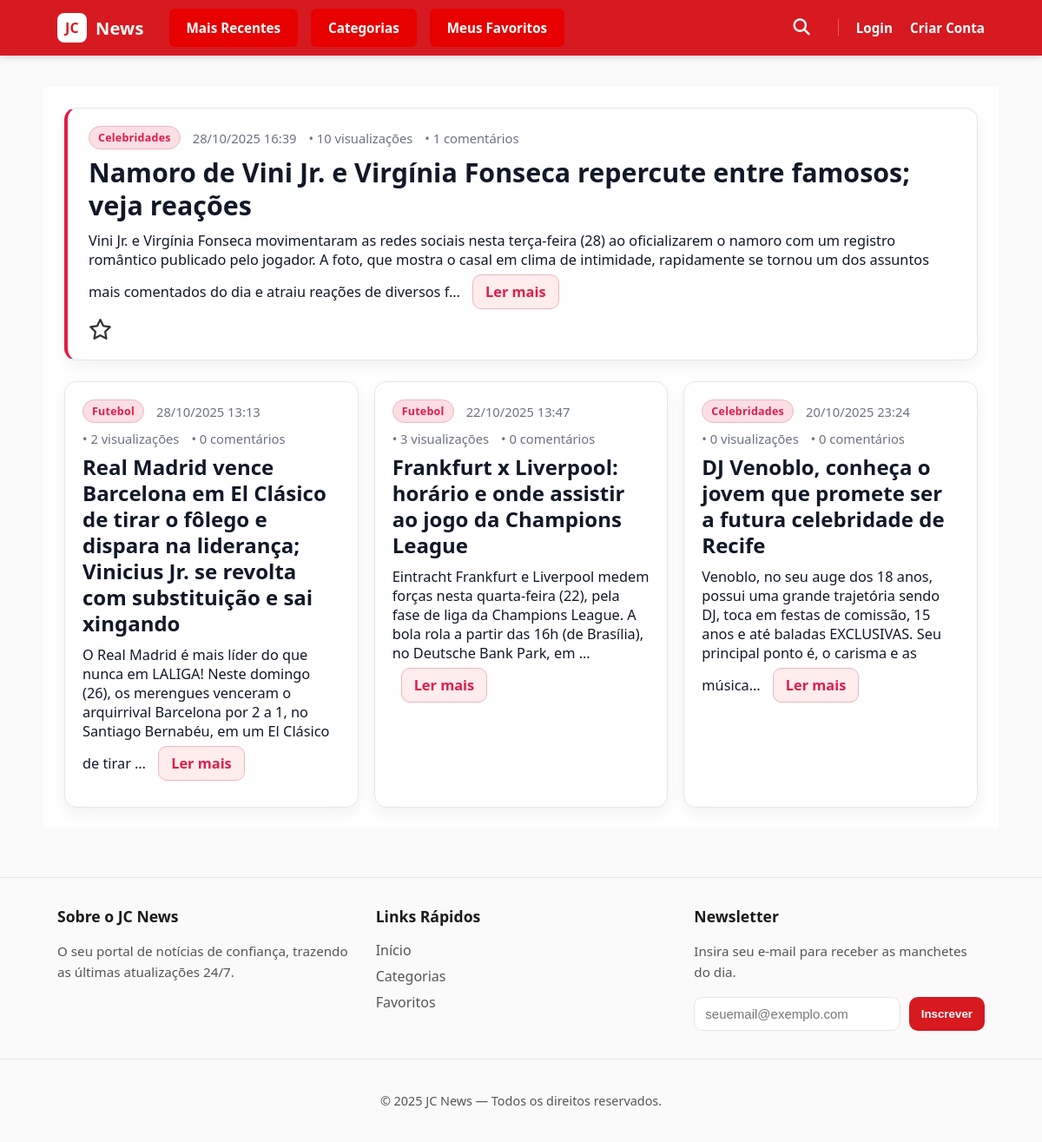
The app's page /, older data.
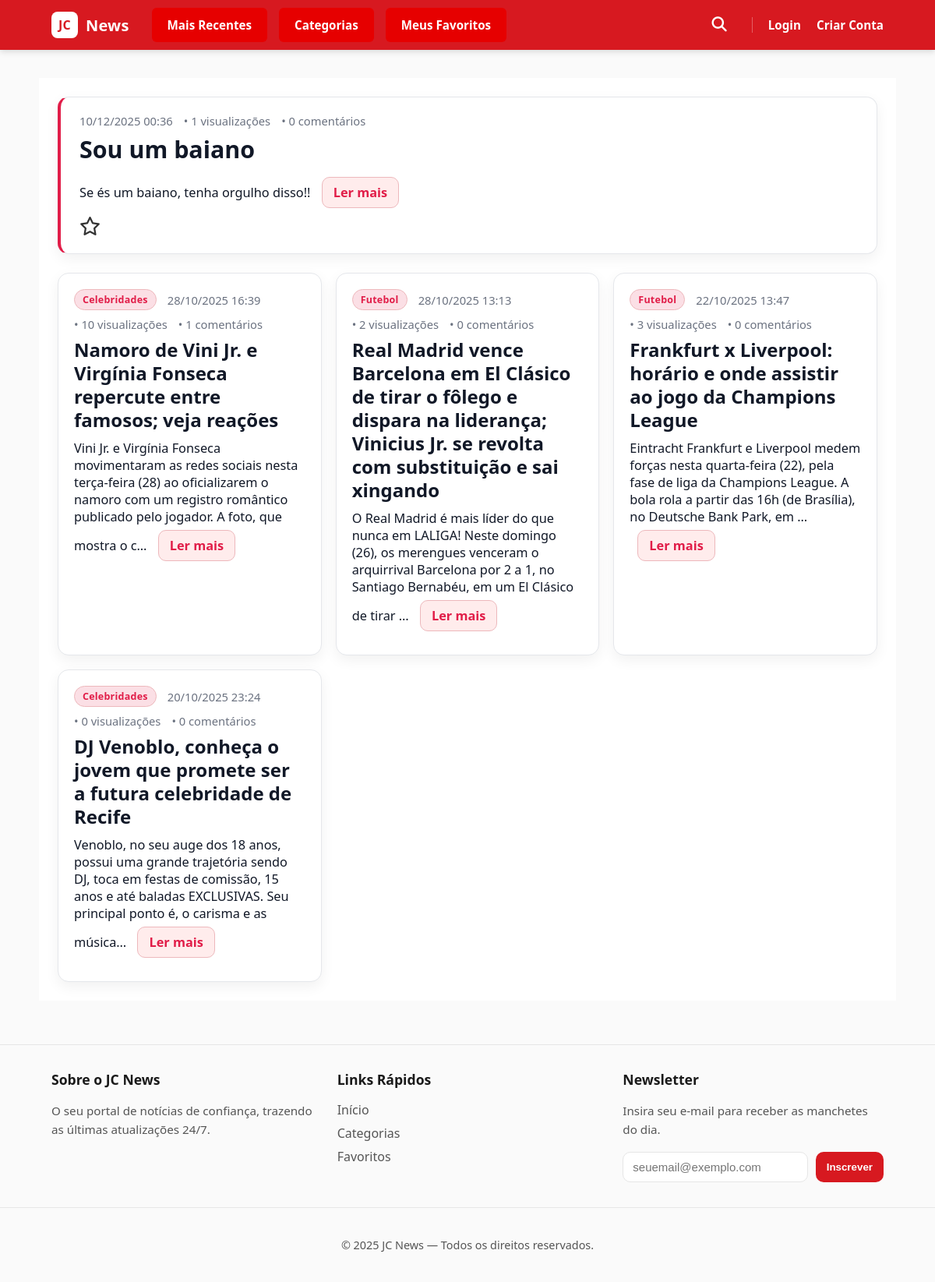
The same page, newer data.
### app1/models.py (models this page shows, shortened)
class Noticia(models.Model):
    titulo = models.CharField(max_length=255)
    conteudo = models.TextField(blank=False)
    data_publicacao = models.DateTimeField(auto_now_add=True)
    categoria = models.ForeignKey(
        Categoria, on_delete=models.SET_NULL, null=True, blank=True, related_name='noticias'
    )
    imagem = models.ImageField(upload_to='noticias/', blank=True, null=True)
    visualizacoes = models.PositiveIntegerField(default=0)
    favoritos = models.ManyToManyField(
        User,
        related_name='noticias_favoritas',
        blank=True
    )
    usuarios_que_visitaram = models.ManyToManyField(
        User,
        related_name='noticias_visualizadas',
        blank=True
    )

class Categoria(models.Model):
    nome = models.CharField(max_length=100, unique=True)

### app1/views.py (the view)
# urls.py: path("", HomeView.as_view(), name="home"),
class HomeView(View):
    def get(self, request):
        noticias = Noticia.objects.order_by('-data_publicacao')
        favoritos_ids = []
        if request.user.is_authenticated:
            favoritos_ids = request.user.noticias_favoritas.values_list('id', flat=True)
        context = {
            "form": SubscriptionForm(),
            "noticias": noticias,
            "favoritos_ids": favoritos_ids,
        }
        return render(request, "app1/home.html", context)

### app1/forms.py
class SubscriptionForm(forms.ModelForm):
    class Meta:
        model = NewsletterSubscription
        fields = ["email"]
        widgets = {
            "email": forms.EmailInput(
                attrs={
                    "placeholder": "seuemail@exemplo.com",
                    "required": True,
                    "class": "form-control",
                }
            )
        }

### app1/context_processors.py (called while the page is built)
def subscription_form(request):
    return {"form_subscription": SubscriptionForm()}

### app1/templates/app1/home.html (shortened to what this page needs)
{% extends 'app1/base.html' %}
{% load static %}
{% block content %}
<link rel="stylesheet" href="{% static 'app1/css/news.css' %}">
<section class="container">
  {% if query %}
    <h1>Resultados para “{{ query }}”</h1>
    {% if results and results|length %}
      <ul>
        {% for r in results %}
          <li>{{ r }}</li>
        {% endfor %}
      </ul>
    {% else %}
      <p>Nenhum resultado encontrado.</p>
    {% endif %}
  {% else %}
    {% if noticias %}
      {% with noticia_principal=noticias.0 %}
        <article class="noticia noticia--principal" id="noticia-{{ noticia_principal.id }}">
          <header class="noticia__cabecalho">
            {% if noticia_principal.categoria %}
              <span class="noticia__categoria">{{ noticia_principal.categoria.nome }}</span>
            {% endif %}
            <time datetime="{{ noticia_principal.data_publicacao|date:'c' }}">
              {{ noticia_principal.data_publicacao|date:"d/m/Y H:i" }}
            </time>
            <span>• {{ noticia_principal.visualizacoes }} visualizações</span>
            <span>• {{ noticia_principal.comentarios.count }} comentários</span>
          </header>
          <h2 class="noticia__titulo">{{ noticia_principal.titulo }}</h2>
          <div class="noticia__conteudo">
            {{ noticia_principal.conteudo|truncatechars:300 }}
            <a class="ler__mais" href="{% url 'app1:detalhe_noticia' noticia_principal.pk %}">Ler mais</a>
          </div>
          <div class="noticia__acoes">
            <form action="{% url 'app1:favoritar_noticia_view' noticia_principal.pk %}" method="POST" style="display:inline;">
              <button type="submit" class="btn-favorito {% if noticia_principal.id in favoritos_ids %}favoritado{% endif %}" aria-label="Favoritar">
                {% if noticia_principal.id in favoritos_ids %}
                  <i class="fa-solid fa-star"></i>
                {% else %}
                  <i class="fa-regular fa-star"></i>
                {% endif %}
              </button>
            </form>
          </div>
        </article>
      {% endwith %}
      <section class="grid-noticias" aria-label="Mais notícias">
        {% for noticia in noticias|slice:"1:" %}
          <article class="noticia" id="noticia-{{ noticia.id }}">
            <header class="noticia__cabecalho">
              {% if noticia.categoria %}
                <span class="noticia__categoria">{{ noticia.categoria.nome }}</span>
              {% endif %}
              <time datetime="{{ noticia.data_publicacao|date:'c' }}">
                {{ noticia.data_publicacao|date:"d/m/Y H:i" }}
              </time>
              <span>• {{ noticia.visualizacoes }} visualizações</span>
              <span>• {{ noticia.comentarios.count }} comentários</span>
            </header>
            <h3 class="noticia__titulo">{{ noticia.titulo }}</h3>
            <div class="noticia__conteudo">
              {{ noticia.conteudo|truncatechars:180 }}
              <a class="ler__mais" href="{% url 'app1:detalhe_noticia' noticia.pk %}">Ler mais</a>
            </div>
          </article>
        {% endfor %}
      </section>
    {% endif %}
  {% endif %}
</section>
{% endblock %}

Row changes from the older to the newer data that the page shows:
added Noticia: data_publicacao "10/12/2025 00:36", visualizacoes "1", comentarios.count "0", titulo "Sou um baiano", conteudo "Se és um baiano, tenha orgulho disso!!"
now on one of the page's lists (row unchanged): Noticia: categoria.nome "Celebridades", data_publicacao "28/10/2025 16:39", visualizacoes "10", comentarios.count "1", titulo "Namoro de Vini Jr. e Virgínia Fonseca repercute entre famosos; veja reações", conteudo "Vini Jr. e Virgínia Fonseca movimentaram as redes sociais nesta terça-feira (28) ao oficializarem o namoro com um registro romântico publicado pelo jogador. A foto, que mostra o c…"
shown differently, row unchanged: Noticia "Namoro de Vini Jr. e Virgínia Fonseca repercute entre famosos; veja reações": categoria.nome "Celebridades" → (not shown)
Text that changed along with them:
{{ noticia_principal.data_publicacao|date:"d/m/Y H:i" }}: "28/10/2025 16:39" → "10/12/2025 00:36"
{{ noticia_principal.visualizacoes }}: "10" → "1"
{{ noticia_principal.comentarios.count }}: "1" → "0"
{{ noticia_principal.titulo }}: "Namoro de Vini Jr. e Virgínia Fonseca repercute entre famosos; veja reações" → "Sou um baiano"
{{ noticia_principal.conteudo|truncatechars:300 }}: "Vini Jr. e Virgínia Fonseca movimentaram as redes sociais nesta terça-feira (28) ao oficializarem o namoro com um registro romântico publicado pelo jogador. A foto, que mostra o casal em clima de intimidade, rapidamente se tornou um dos assuntos mais comentados do dia e atraiu reações de diversos f…" → "Se és um baiano, tenha orgulho disso!!"
